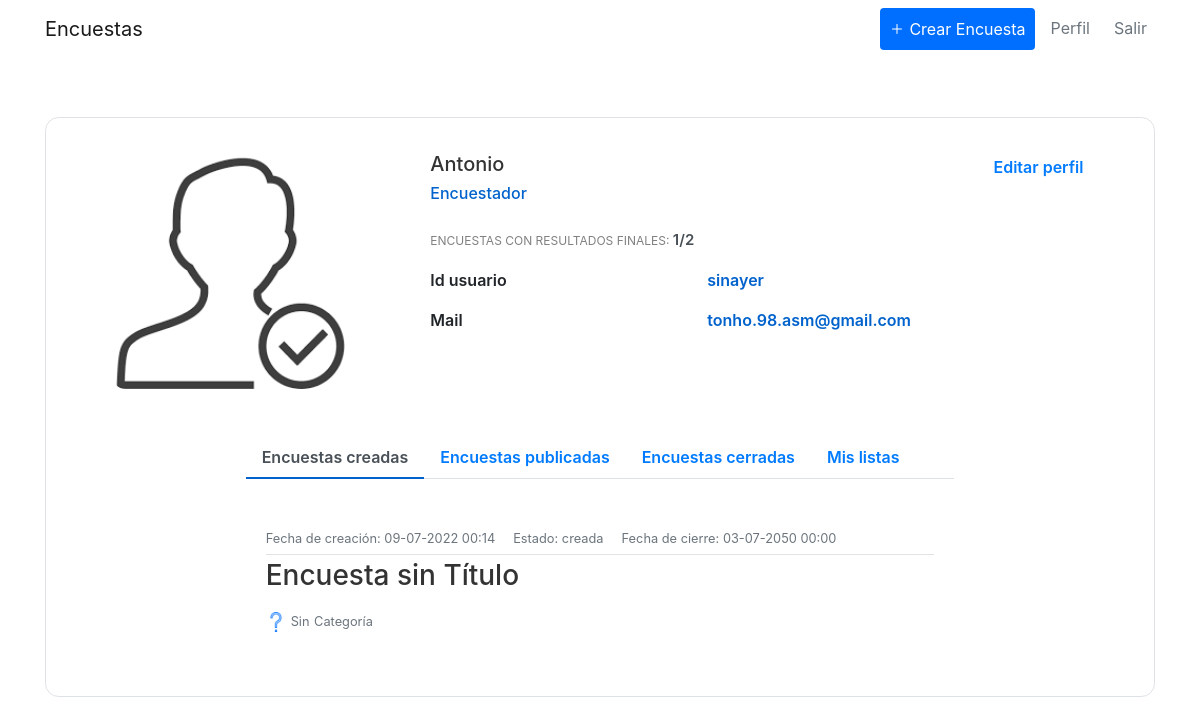
The app's page /profile (signed in) with its own data.
### encuestas/models.py (models this page shows, shortened)
class User(db.Model,UserMixin):
    id = db.Column(db.Integer, primary_key=True)
    username = db.Column(db.String(20), unique=True, nullable=False)
    name = db.Column(db.String(20), nullable=False)
    email = db.Column(db.String(120), unique=True, nullable=False)
    image_file = db.Column(db.String(20), nullable=False, default='default.jpg')
    password = db.Column(db.String(60), nullable=False)
    posts = db.relationship('Post', backref='author', lazy=True)
    tipo = db.Column(db.String(20), nullable=False)
    visible_inf = db.Column(db.String(20), nullable=False, default=True)

class Encuesta(db.Model):
    id = db.Column(db.Integer, primary_key = True)
    title = db.Column(db.String(100),nullable = False)
    description = db.Column(db.String(1000), nullable = False)
    image_file = db.Column(db.String(20), nullable=False, default='default.jpg')
    date_created = db.Column(db.DateTime, nullable = False, default = datetime.utcnow)
    date_posted = db.Column(db.DateTime, default = datetime.utcnow)
    user_id = db.Column(db.Integer, db.ForeignKey('user.id'),nullable = False)
    preguntas = db.relationship('Pregunta', backref = 'content', lazy = True)
    estado =  db.Column(db.String(100), default = "creada")
    categoria = db.Column(db.String(100),default = "Categoría" , nullable=False)
    likes = db.Column(db.Integer, default = 0, nullable = False)
    dislikes = db.Column(db.Integer, default = 0, nullable = False)
    closing_date = db.Column(db.DateTime, default = datetime(2050,6,18,0,0,0))

### encuestas/routes.py (the view)
@app.route("/profile", methods=['GET', 'POST'])
@login_required
def profile():
    form = updatePerfil()
    respuesta = Respuesta.query.filter_by(id_usuario = current_user.username)
    invitaciones = UsuarioInvitado.query.filter_by(id_user = current_user.id)
    if form.validate_on_submit():
        if form.picture.data:
            picture_file = guardarfoto(form.picture.data)
            current_user.image_file = picture_file
        current_user.name = form.name.data
        current_user.email = form.email.data
        current_user.visible_inf = form.visible.data
        db.session.commit()
        flash('Tus datos han sido actualizados', 'success')
        return redirect(url_for('profile'))
    elif request.method == 'GET':
        form.name.data = current_user.name
        form.email.data = current_user.email
    invis1 ={}
    id_encuestas = []
    query_invi = 0
    for i in invitaciones:
        encuesta = Encuesta.query.get_or_404(i.id_encuesta)
        if encuesta.estado == 'publicada':
            id_encuestas.append(i.id_encuesta)
            query_invi = 1
    lista_query= []
    encuest = {}
    encuestas_parainvitado = Encuesta.query.filter(Encuesta.id.in_(id_encuestas))
    for i in respuesta:
        datet =  i.date
        encuest[i.id_encuesta] = i.id_encuesta
        encRESP = Encuesta.query.filter_by(id = i.id_encuesta )
    invis=[]
    for i in invis1:
        print('aaaa',invis1[i])
        invis.append(Encuesta.query.filter_by(id = invis1[i] ))
    if len(invis) ==0:
        invis = 0
    print('las invis',invis )
    keys = list(encuest.keys())
    keys2 = list(invis1.keys())
    for i in encuest:
        print(encuest[i])
        lista_query.append(Encuesta.query.filter_by(id = encuest[i] ))
    if len(lista_query) ==0:
        lista_query = 0
    encPUBLIC = Encuesta.query.filter_by(user_id = current_user.username,estado = "publicada" )
    encCREATE = Encuesta.query.filter_by(user_id = current_user.username,estado = "creada" )
    encCLOSED = Encuesta.query.filter_by(user_id = current_user.username,estado = "cerrada" )
    listas = ListaDifusion.query.filter_by( user_id = current_user.id)
    TOTAL=len(encuest)
    TOTALC=0
    tipo = False
    perfil_usuario =  'profile_encuestado.html'
    if current_user.tipo == '1':
        tipo = True
        perfil_usuario =  'profile_encuestador.html'
        for i in encPUBLIC:
            TOTAL=TOTAL+1
        for i in encCREATE:
            TOTAL=TOTAL+1
        for i in encCLOSED:
            TOTALC=TOTALC+1
    image_file = url_for('static', filename= 'profile_pics/' + current_user.image_file)
    print(invis)
    return render_template(perfil_usuario, keys2=keys2, title='Profile', image_file=image_file , encPUBLIC = encPUBLIC, form = form, encCREATE=encCREATE, encCLOSED=encCLOSED, TOTAL =TOTAL+TOTALC, TOTALC  =  TOTALC, tipo=tipo, lista_query=lista_query, keys = keys,listas = listas, query_invi=query_invi, invis=encuestas_parainvitado)

### encuestas/forms.py (shortened to what this page needs)
class updatePerfil(FlaskForm):
    name = StringField('Nombre',
                           validators=[DataRequired(), Length(min=2, max=20)])
    email = StringField('Email',
                        validators=[DataRequired(), Email()])
    submit = SubmitField('Actualiza tu información')
    picture = FileField('Actualiza foto de perfil', validators=[FileAllowed(['jpg','png'])])
    visible = BooleanField('Sí, quiero mi información visible en el perfil', default=True)

### encuestas/models.py (called while the page is built)
@login_manager_.user_loader
def load_user(user_id):
    return User.query.get(int(user_id))

### encuestas/templates/profile_encuestador.html (shortened to what this page needs)
{% extends "layout.html" %}
{% block content %}
<link href="//maxcdn.bootstrapcdn.com/bootstrap/4.1.1/css/bootstrap.min.css" rel="stylesheet" id="bootstrap-css">
<div class="container emp-profile border">
                <div class="row">
                    <div class="col-md-4">
                        <div class="profile-img  rounded-circle ">
                            <img src = "{{image_file}}" alt=""/>
                        </div>
                    </div>
                    <div class="col-md-6">
                        <div class="profile-head">
                                    <h5>
                                        {{current_user.name}}
                                    </h5>
                                    <h6>
                                        {% if tipo %}
                                            Encuestador
                                        {%    else %}
                                            Encuestado
                                        {%    endif %}
                                    </h6>
                                    <p class="proile-rating">ENCUESTAS CON RESULTADOS FINALES: <span>{{TOTALC}}/{{TOTAL}}</span></p>
                                    <div class="tab-content profile-tab" id="myTabContent">
                                        {% if current_user.visible_inf == '1' %}
                                        <div class="tab-pane fade show active" id="home" role="tabpanel" aria-labelledby="home-tab">
                                            <div class="row tab-pane fade show active " id="home" role="tabpanel" aria-labelledby="home-tab">
                                                <div class="col-md-6">
                                                    <label>Id usuario</label>
                                                </div>
                                                <div class="col-md-6">
                                                    <p>{{current_user.username}}</p>
                                                </div>
                                                <div class="col-md-6">
                                                    <label>Mail</label>
                                                </div>
                                                <div class="col-md-6">
                                                    <p>{{current_user.email}}</p>
                                                </div>
                                            </div>
                                        </div>
                                        {%    endif %}
                                    </div>
                        </div>
                    </div>
                    <div class="col-md-2">
                        <input  type="button" value="Editar perfil" class="profile-edit-btn btn-outline-primary" id="btn"  >
                    </div>
                </div>
                <div class="row-md-2">
                    <br>
                    <br>
                </div>
                <div class="row">
                    <div class="col-md-2">
                    </div>
                    <div class="col-md-8 profile-head">
                        <ul class="nav nav-tabs" id="myTab" role="tablist">
                            <li class="nav-item">
                                <a class="nav-link active" id="profile-tab" data-toggle="tab" href="#created" role="tab" aria-controls="created" aria-selected="true">Encuestas creadas</a>
                            </li>
                            <li class="nav-item">
                                <a class="nav-link" id="open-tab" data-toggle="tab" href="#open" role="tab" aria-controls="open" aria-selected="false">Encuestas publicadas</a>
                            </li>
                            <li class="nav-item">
                                <a class="nav-link" id="profile-tab" data-toggle="tab" href="#close" role="tab" aria-controls="close" aria-selected="false">Encuestas cerradas</a>
                            </li>
                            <li class="nav-item">
                                <a class="nav-link" id="list-tab" data-toggle="tab" href="#lists" role="tab" aria-controls="lists" aria-selected="false">Mis listas</a>
                            </li>
                        </ul>
                        <div class="tab-content profile-tab" id="myTabContent">
                            <div class="tab-pane fade show active" id="created" role="tabpanel" aria-labelledby="created-tab">
                                <div class="column">
                                    <div class="row-md-8">
                                    {% for encuesta in encCREATE %}
                                    <article class="media content-section">
                                        <div class="media-body">
                                            <div class="article-metadata">
                                                <small class="text-muted">
                                                    Fecha de creación: {{encuesta.date_created.strftime('%d-%m-%Y %H:%M')}}&nbsp;&nbsp;&nbsp;&nbsp;
                                                </small>
                                                <small class="text-muted">
                                                    Estado: {{encuesta.estado}}&nbsp;&nbsp;&nbsp;&nbsp;
                                                </small>
                                                <small class="text-muted">
                                                    Fecha de cierre: {{encuesta.closing_date.strftime('%d-%m-%Y %H:%M')}}
                                                </small>
                                            </div>
                                                <h2>
                                                    <a class="article-title"
                                                    href="{{ url_for('encuesta', encuesta_id=encuesta.id)}}"> <h3>{{ encuesta.title }} </h3></a>
                                                </h2>
                                                <div class="d-flex gap-4 align-items-center">
                                                        <div  >
                                                            {%if encuesta.categoria == "Categoría"%}
                                                                <img src="/static/icons/cate.png" style="width: 15%; height: 15%"  alt="img"/>
                                                                <small class="text-muted ">Sin</small>
                                                            {%endif%}
                                                            <small class="text-muted "> {{  encuesta.categoria }}</small>
                                                            <br>
                                                    </div>
                                            </div>
                                        </article>
                                        {% endfor %}
                                    </div>
                                </div>
                            </div>
                            </div>
                        </div>
                    </div>
                </div>
        </div>
        {% endblock content %}

### encuestas/templates/layout.html (shortened to what this page needs)
<!DOCTYPE html>
<html>
<head>
    <link rel="stylesheet" href="https://maxcdn.bootstrapcdn.com/bootstrap/4.0.0/css/bootstrap.min.css">
    <link rel="stylesheet" type="text/css" href="{{ url_for('static', filename='main.css') }}">
</head>
<body class="d-flex flex-column gap-4">
    <header class="site-header">
      <nav class="navbar navbar-expand-lg bg-white navbar-light bg-white fixed-top ">
        <div class="container">
          <a class="navbar-brand mr-4 " href="/">Encuestas</a>
          <div class="collapse navbar-collapse" id="navbarToggle">
            <div class="navbar-nav">
              {%block change_button%}
              {% if current_user.is_authenticated and current_user.tipo =='1' %}
               <a class="nav-item text-white nav-link btn primary-button brand-color d-flex align-items-center gap-3" href="{{ url_for('crear_encuesta')}}">
                  <ion-icon class = "aligm-middle"name="add-outline"></ion-icon>
                  <span>
                    Crear Encuesta
                  </span>
              </a>
              {% endif %}
              {%endblock change_button%}
              {% if current_user.is_authenticated %}
              <a class="nav-item text-secondary nav-link  btn-link px-3 me-2" href="{{ url_for('profile') }}">Perfil</a>
              <a class="nav-item text-secondary nav-link" href="{{ url_for('logout') }}">Salir</a>
              {% else %}
              <a class="nav-item text-secondary nav-link" href="{{ url_for('login') }}">Login</a>
              <a class="nav-item text-secondary nav-link" href="{{ url_for('register') }}">Registrate</a>
              {% endif %}
            </div>
          </div>
        </div>
      </nav>
    </header>
    <main role="main" class="container">
      <div >
        <div id ="content-section">
          {% block content %}{% endblock %}
        </div>
    </main>
</body>
</html>

### encuestas/static/main.css (style rules this page uses)
body { font-family: "Roboto", sans-serif; font-weight: 400; background: #f5f5f5; color: #333; margin-top: 3.4rem; box-sizing: border-box; }
h1, h2, h3, h4, h5, h6 { color: #444444; }
.site-header .navbar-nav .nav-link { color: #cbd5db; }
.container { max-width: 1200px; width: 1200px; }
.content-section { background: #ffffff; padding: 10px 20px; border-radius: 3px; margin-bottom: 20px; }
.article-title { color: #333; }
.article-metadata { padding-bottom: 5px; margin-bottom: 4px; border-bottom: 1px solid #e3e3e3; }
.gap-4 { gap: 0.4rem; }
.gap-3 { gap: 0.3rem; }
html, body { width: 100%; height: 100%; }
.emp-profile { padding: 3%; margin-top: 10%; margin-bottom: 10%; border-radius: 0.85rem; background: #fff; }
.profile-img { text-align: center; }
.profile-img img { width: 70%; height: 100%; border-radius: 0.85rem; }
.profile-head h5 { color: #333; }
.profile-head h6 { color: #0062cc; }
.profile-edit-btn { border: none; border-radius: 1.5rem; width: 70%; padding: 2%; font-weight: 600; color: #6c757d; cursor: pointer; }
.proile-rating { font-size: 12px; color: #818182; margin-top: 5%; }
.proile-rating span { color: #495057; font-size: 15px; font-weight: 600; }
.profile-head .nav-tabs { margin-bottom: 5%; }
.profile-head .nav-tabs .nav-link { font-weight: 600; border: none; }
.profile-head .nav-tabs .nav-link.active { border: none; border-bottom: 2px solid #0062cc; }
.profile-tab label { font-weight: 600; }
.profile-tab p { font-weight: 600; color: #0062cc; }
.brand-color { background-color: #006fff; }
.primary-button { border: none; color: white; font-size: 1rem; border-radius: 3px; }

### records on screen
User: name "Antonio", username "sinayer", email "tonho.98.asm@gmail.com"
Encuesta: date_created "09-07-2022 00:14", estado "creada", closing_date "03-07-2050 00:00", title "Encuesta sin Título", categoria "Categoría"

### other values on screen
{{ TOTALC }} "1"
{{ TOTAL }} "2"
